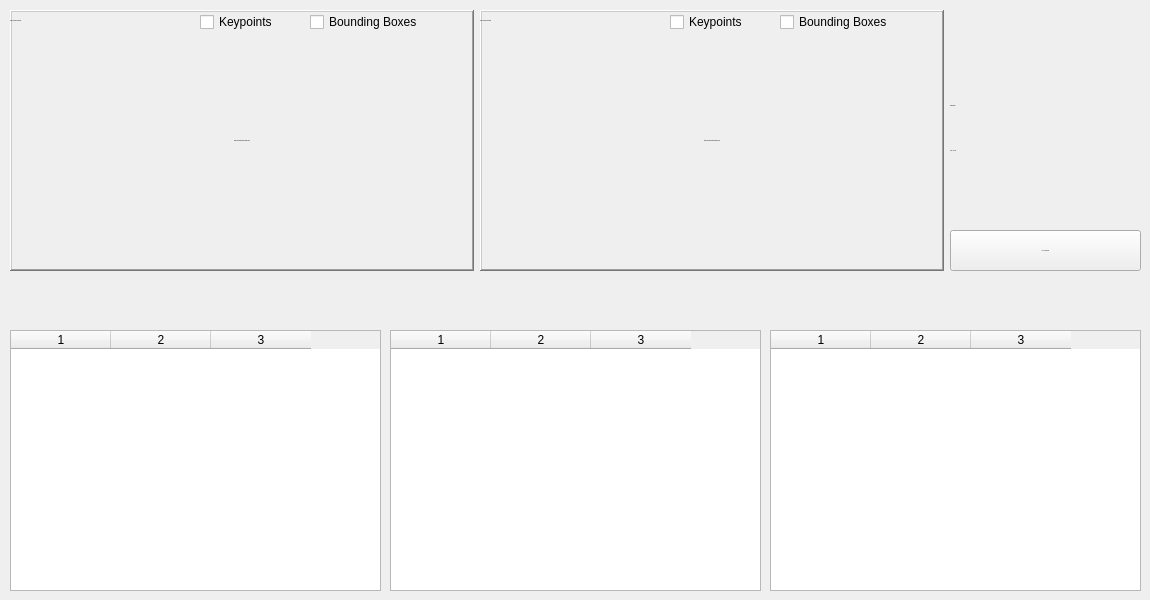
      <widget class="QWidget" name="page_11">
       <widget class="QWidget" name="time_frame_container_table_event_logs_ai_analytics" native="true">
        <property name="geometry">
         <rect>
          <x>0</x>
          <y>280</y>
          <width>1141</width>
          <height>51</height>
         </rect>
        </property>
        <property name="styleSheet">
         <string notr="true">border-color: rgb(0, 0, 0);</string>
        </property>
       </widget>
       <widget class="QPushButton" name="play_pause_button_ai_analytics_table_event_logs">
        <property name="geometry">
         <rect>
          <x>950</x>
          <y>230</y>
          <width>191</width>
          <height>41</height>
         </rect>
        </property>
        <property name="font">
         <font>
          <family>Segoe UI</family>
          <pointsize>-1</pointsize>
          <fontweight>DemiBold</fontweight>
         </font>
        </property>
        <property name="text">
         <string>PLAY PREVIEW</string>
        </property>
        <property name="icon">
         <iconset resource="icons/icons.qrc">
          <normaloff>:/icons/play-256.png</normaloff>:/icons/play-256.png</iconset>
        </property>
       </widget>
       <widget class="QLabel" name="ai_analytics_table_event_logs_preview_front">
        <property name="geometry">
         <rect>
          <x>10</x>
          <y>10</y>
          <width>464</width>
          <height>261</height>
         </rect>
        </property>
        <property name="font">
         <font>
          <family>Segoe UI</family>
          <pointsize>-1</pointsize>
          <italic>true</italic>
          <bold>false</bold>
         </font>
        </property>
        <property name="styleSheet">
         <string notr="true"/>
        </property>
        <property name="frameShape">
         <enum>QFrame::Shape::WinPanel</enum>
        </property>
        <property name="frameShadow">
         <enum>QFrame::Shadow::Raised</enum>
        </property>
        <property name="text">
         <string>Import an Examination Footage First</string>
        </property>
        <property name="alignment">
         <set>Qt::AlignmentFlag::AlignCenter</set>
        </property>
       </widget>
       <widget class="QLabel" name="ai_analytics_table_event_logs_preview_center">
        <property name="geometry">
         <rect>
          <x>480</x>
          <y>10</y>
          <width>464</width>
          <height>261</height>
         </rect>
        </property>
        <property name="font">
         <font>
          <family>Segoe UI</family>
          <pointsize>-1</pointsize>
          <italic>true</italic>
         </font>
        </property>
        <property name="frameShape">
         <enum>QFrame::Shape::WinPanel</enum>
        </property>
        <property name="frameShadow">
         <enum>QFrame::Shadow::Raised</enum>
        </property>
        <property name="text">
         <string>Import an Examination Footage First</string>
        </property>
        <property name="alignment">
         <set>Qt::AlignmentFlag::AlignCenter</set>
        </property>
       </widget>
       <widget class="QTableWidget" name="ai_analytics_event_logs_table_1">
        <property name="geometry">
         <rect>
          <x>10</x>
          <y>330</y>
          <width>371</width>
          <height>261</height>
         </rect>
        </property>
        <property name="lineWidth">
         <number>1</number>
        </property>
        <property name="midLineWidth">
         <number>0</number>
        </property>
        <property name="verticalScrollMode">
         <enum>QAbstractItemView::ScrollMode::ScrollPerPixel</enum>
        </property>
        <property name="horizontalScrollMode">
         <enum>QAbstractItemView::ScrollMode::ScrollPerPixel</enum>
        </property>
        <property name="gridStyle">
         <enum>Qt::PenStyle::NoPen</enum>
        </property>
        <property name="sortingEnabled">
         <bool>true</bool>
        </property>
        <property name="columnCount">
         <number>3</number>
        </property>
        <attribute name="verticalHeaderVisible">
         <bool>false</bool>
        </attribute>
        <column/>
        <column/>
        <column/>
       </widget>
       <widget class="QTableWidget" name="ai_analytics_event_logs_table_2">
        <property name="geometry">
         <rect>
          <x>390</x>
          <y>330</y>
          <width>371</width>
          <height>261</height>
         </rect>
        </property>
        <property name="lineWidth">
         <number>1</number>
        </property>
        <property name="midLineWidth">
         <number>0</number>
        </property>
        <property name="verticalScrollMode">
         <enum>QAbstractItemView::ScrollMode::ScrollPerPixel</enum>
        </property>
        <property name="horizontalScrollMode">
         <enum>QAbstractItemView::ScrollMode::ScrollPerPixel</enum>
        </property>
        <property name="gridStyle">
         <enum>Qt::PenStyle::NoPen</enum>
        </property>
        <property name="sortingEnabled">
         <bool>true</bool>
        </property>
        <property name="columnCount">
         <number>3</number>
        </property>
        <attribute name="horizontalHeaderVisible">
         <bool>true</bool>
        </attribute>
        <attribute name="horizontalHeaderCascadingSectionResizes">
         <bool>false</bool>
        </attribute>
        <attribute name="verticalHeaderVisible">
         <bool>false</bool>
        </attribute>
        <column/>
        <column/>
        <column/>
       </widget>
       <widget class="QTableWidget" name="ai_analytics_event_logs_table_3">
        <property name="geometry">
         <rect>
          <x>770</x>
          <y>330</y>
          <width>371</width>
          <height>261</height>
         </rect>
        </property>
        <property name="lineWidth">
         <number>1</number>
        </property>
        <property name="midLineWidth">
         <number>0</number>
        </property>
        <property name="verticalScrollMode">
         <enum>QAbstractItemView::ScrollMode::ScrollPerPixel</enum>
        </property>
        <property name="horizontalScrollMode">
         <enum>QAbstractItemView::ScrollMode::ScrollPerPixel</enum>
        </property>
        <property name="gridStyle">
         <enum>Qt::PenStyle::NoPen</enum>
        </property>
        <property name="sortingEnabled">
         <bool>true</bool>
        </property>
        <property name="columnCount">
         <number>3</number>
        </property>
        <attribute name="verticalHeaderVisible">
         <bool>false</bool>
        </attribute>
        <column/>
        <column/>
        <column/>
       </widget>
       <widget class="QLabel" name="TimeLabel">
        <property name="geometry">
         <rect>
          <x>950</x>
          <y>130</y>
          <width>191</width>
          <height>41</height>
         </rect>
        </property>
        <property name="font">
         <font>
          <family>Segoe UI</family>
          <pointsize>-1</pointsize>
         </font>
        </property>
        <property name="text">
         <string>8:10s - 11:39s</string>
        </property>
       </widget>
       <widget class="QLabel" name="TimeLabel_2">
        <property name="geometry">
         <rect>
          <x>950</x>
          <y>90</y>
          <width>81</width>
          <height>31</height>
         </rect>
        </property>
        <property name="font">
         <font>
          <family>Segoe UI</family>
          <pointsize>-1</pointsize>
         </font>
        </property>
        <property name="text">
         <string>Time Range:</string>
        </property>
       </widget>
       <widget class="QCheckBox" name="center_preview_video_keypoints_ai_analytics_event_logs_check_box">
        <property name="geometry">
         <rect>
          <x>670</x>
          <y>12</y>
          <width>81</width>
          <height>20</height>
         </rect>
        </property>
        <property name="text">
         <string>Keypoints</string>
        </property>
       </widget>
       <widget class="QCheckBox" name="center_preview_video_bounding_box_ai_analytics_event_logs_check_box">
        <property name="geometry">
         <rect>
          <x>780</x>
          <y>12</y>
          <width>121</width>
          <height>20</height>
         </rect>
        </property>
        <property name="text">
         <string>Bounding Boxes</string>
        </property>
       </widget>
       <widget class="QLabel" name="label_46">
        <property name="geometry">
         <rect>
          <x>480</x>
          <y>10</y>
          <width>161</width>
          <height>21</height>
         </rect>
        </property>
        <property name="maximumSize">
         <size>
          <width>191</width>
          <height>21</height>
         </size>
        </property>
        <property name="font">
         <font>
          <family>Segoe UI</family>
          <pointsize>-1</pointsize>
         </font>
        </property>
        <property name="autoFillBackground">
         <bool>false</bool>
        </property>
        <property name="text">
         <string>Video Preview [CENTER]</string>
        </property>
        <property name="alignment">
         <set>Qt::AlignmentFlag::AlignLeading|Qt::AlignmentFlag::AlignLeft|Qt::AlignmentFlag::AlignVCenter</set>
        </property>
       </widget>
       <widget class="QCheckBox" name="front_preview_video_keypoints_ai_analytics_event_logs_check_box">
        <property name="geometry">
         <rect>
          <x>200</x>
          <y>12</y>
          <width>81</width>
          <height>20</height>
         </rect>
        </property>
        <property name="text">
         <string>Keypoints</string>
        </property>
       </widget>
       <widget class="QCheckBox" name="front_preview_video_bounding_box_ai_analytics_event_logs_check_box">
        <property name="geometry">
         <rect>
          <x>310</x>
          <y>12</y>
          <width>121</width>
          <height>20</height>
         </rect>
        </property>
        <property name="text">
         <string>Bounding Boxes</string>
        </property>
       </widget>
       <widget class="QLabel" name="label_47">
        <property name="geometry">
         <rect>
          <x>10</x>
          <y>10</y>
          <width>161</width>
          <height>21</height>
         </rect>
        </property>
        <property name="maximumSize">
         <size>
          <width>191</width>
          <height>21</height>
         </size>
        </property>
        <property name="font">
         <font>
          <family>Segoe UI</family>
          <pointsize>-1</pointsize>
         </font>
        </property>
        <property name="autoFillBackground">
         <bool>false</bool>
        </property>
        <property name="text">
         <string>Video Preview [CENTER]</string>
        </property>
        <property name="alignment">
         <set>Qt::AlignmentFlag::AlignLeading|Qt::AlignmentFlag::AlignLeft|Qt::AlignmentFlag::AlignVCenter</set>
        </property>
       </widget>
      </widget>
